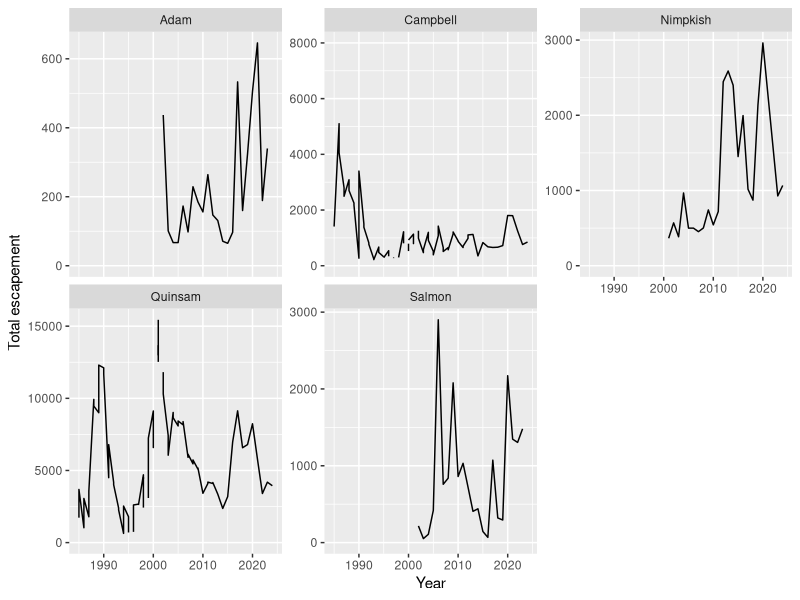

Write the R code that produced this figure.


library(tidyverse)

# To update with Upper SoG escapement (Quinsam, Campbell, Adam, Salmon, Nimpkish) data once available


# Load the Excel file
dfa <- readxl::read_excel(
  file.path("data", "SOG_N_Escapement-Salmon_Adam_Nimpkish.xlsx"),
  sheet = "Data")
# Define the prefixes to match
prefixes <- c("Adam", "Nimpkish", "Salmon")

# Filter rows where Description starts with any of the prefixes (case-insensitive)
filtered_dfa <- dfa %>%
  filter(str_starts(Description, prefixes[1]) |
           str_starts(Description, prefixes[2]) |
           str_starts(Description, prefixes[3])) %>%
  mutate(Description = case_when( str_starts(Description, prefixes[1]) ~ prefixes[1],
    str_starts(Description, prefixes[2]) ~ prefixes[2],
    str_starts(Description, prefixes[3]) ~ prefixes[3])) %>%
  rename(year = "Analysis Year") %>%
  rename(escapement="Max Estimate") %>%
  rename(pop="Description") %>%
  select(year, escapement, pop)



# Load the Excel file
dfb <- readxl::read_excel(
  file.path("data", "Quinsam", "fsar-sog-cn-cq-nuseds.xlsx"),
  sheet = "Data")
# Define the prefixes to match
prefixes <- c("Quinsam", "Campbell")

# Filter rows where Description starts with any of the prefixes (case-insensitive)
filtered_dfb <- dfb %>%
  rename(WaterbodyName = "Waterbody Name") %>%
  filter(str_starts(str_to_lower(WaterbodyName), str_to_lower(prefixes[1])) |
           str_starts(str_to_lower(WaterbodyName), str_to_lower(prefixes[2]))) %>%
  mutate(WaterbodyName = case_when( str_starts(str_to_lower(WaterbodyName), str_to_lower(prefixes[1])) ~ prefixes[1],
                                  str_starts(str_to_lower(WaterbodyName), str_to_lower(prefixes[2])) ~ prefixes[2])) %>%
  rename(year = "Analysis Year") %>%
  rename(escapement="Max Estimate") %>%
  rename(pop="WaterbodyName") %>%
  select(year, escapement, pop)

filtered_df <- bind_rows(filtered_dfa, filtered_dfb)

  # right_join(
  #   full_table %>% filter(Age == 1) %>% select(BROOD_YEAR),
  #   by = c("year" = "BROOD_YEAR")
  # )

g <- filtered_df %>%
  ggplot(aes(year, escapement)) +
  geom_line() +
  labs(x = "Year", y = "Total escapement") +
  #   scale_shape_manual(values = c(16, 1)) +
  facet_wrap(vars(pop), scales = "free_y", ncol = 3) +
  expand_limits(y = 0) +
  xlim(1985,2024) +
  theme(legend.position = 'bottom')

ggsave("figures/total_escapement.png", g, height = 9, width = 7)

# esc <- readr::read_csv("data/R-OUT_infilled_indicators_escapement_timeseries.csv")
#
# g <- esc %>%
#   mutate(river = gsub("_", " ", river) %>% stringr::str_to_title()) %>%
#   mutate(`Infill?` = ifelse(is.na(infill), "No", "Yes")) %>%
#   ggplot(aes(year, escapement)) +
#   geom_line() +
#   geom_point(aes(shape = `Infill?`)) +
#   labs(x = "Year", y = "Total escapement") +
#   scale_shape_manual(values = c(16, 1)) +
#   facet_wrap(vars(river), scales = "free_y", ncol = 3) +
#   expand_limits(y = 0) +
#   theme(legend.position = 'bottom')
# ggsave("figures/total_escapement.png", g, height = 9, width = 7)
